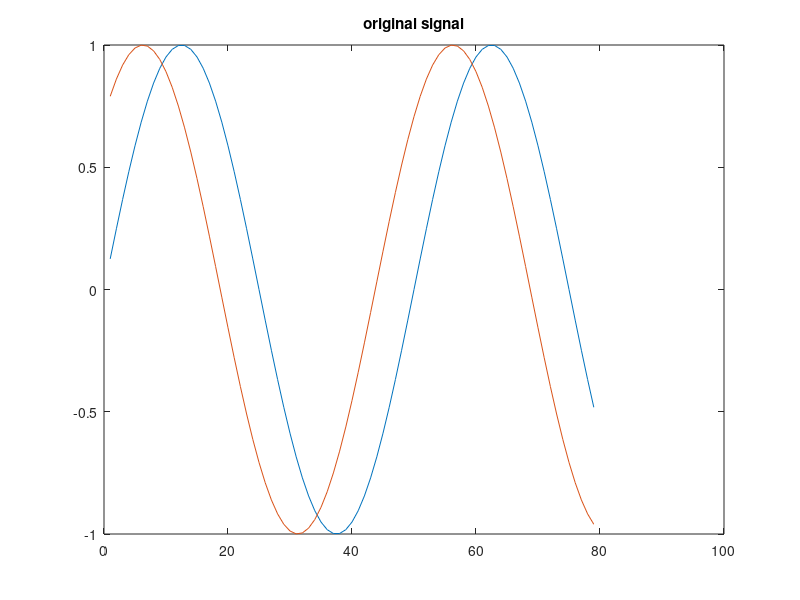

The MATLAB script that drew this image: (Note: this script raises an error after producing the figure.)
t = 1:100;
x1 = sin(2 * pi * t / 50);
x2 = sin(2 * pi * t / 50 + pi / 4);
X = [x1; x2];
X(:, 80:end) = NaN;
figure;
plot(X');
title('original signal');
figure;
[model, Xhat, LL] = learn_lds_dynammo(X, 'Hidden', 2, 'MaxIter', 100, 'PlotFun', @(X)plot(X'));
title('recovered');